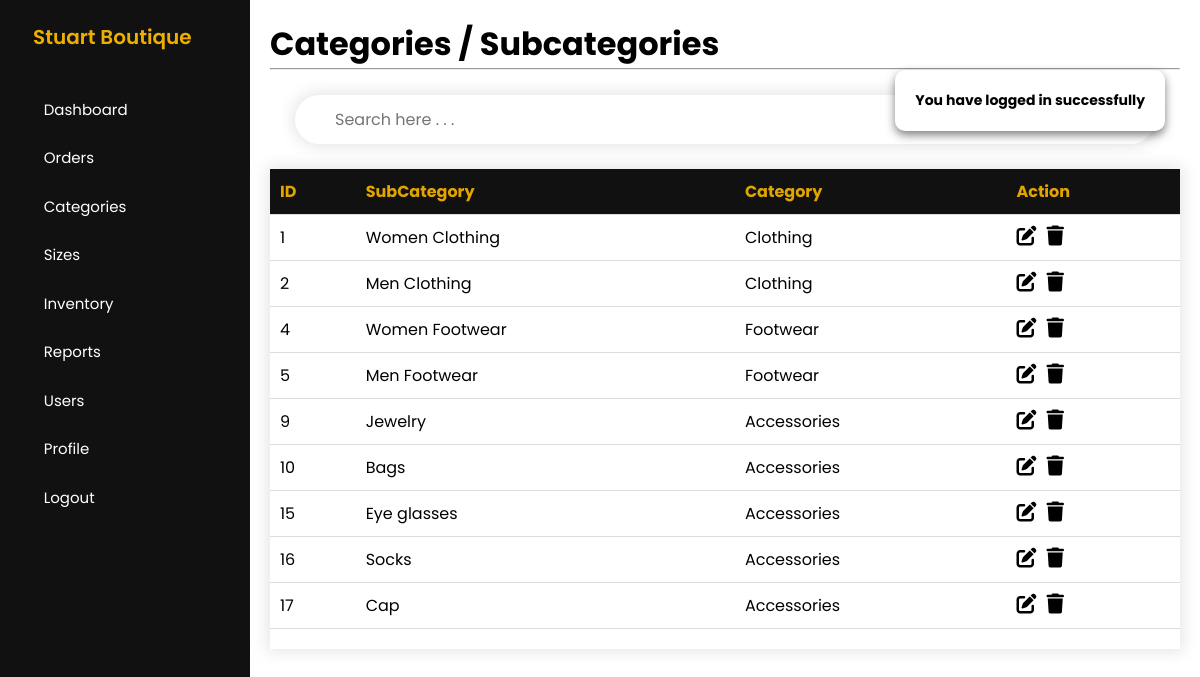
Screenshot of /admin/view-categories.php (signed in) with the database file from the repository.
### tables this page shows
CREATE TABLE `subcategories` (
  `subcategoryID` int(11) NOT NULL,
  `subcategoryName` varchar(255) NOT NULL,
  `categoryID` int(11) NOT NULL
);

CREATE TABLE `categories` (
  `categoryID` int(11) NOT NULL,
  `categoryName` varchar(255) NOT NULL
);

### config/DatabaseConnection.php (called while the page is built, shortened)
<?php
    class DatabaseConnection
    {
        public function __construct()
        {
            $this->conn = new mysqli(HOSTNAME,USERNAME,PASSWORD,DATABASE);
        }
    }
?>

### admin/controllers/SubcategoriesController.php (called while the page is built, shortened)
<?php
    class SubcategoriesController
    {
        private $conn;
        public function __construct()
        {
            $db = new DatabaseConnection;
            $this->conn = $db->conn;
        }
        public function rows($row)
        {
            return $data = [
                'id' => $row['subcategoryID'],
                'name' => $row['subcategoryName'],
                'categoryID' => $row['categoryID'],
                'categoryName' => $row['categoryName']
            ];
        }
        public function get()
        {
            $getDataQuery = "
                SELECT subcategories.*, categories.categoryName
                FROM subcategories
                INNER JOIN categories
                ON subcategories.categoryID = categories.categoryID
            ";
            $result = $this->conn->query($getDataQuery);
            if($result->num_rows > 0){
                return $result;
            }else{
                return false;
            }
        }
    }
?>

### admin/view-categories.php (the view, shortened to what this page needs)
<?php
    include_once 'controllers/SubcategoriesController.php';
    $subcategories = new SubcategoriesController;
    include 'includes/header.php';
    include 'includes/sidebar.php';
?>
<main>
    <h1>Categories / Subcategories</h1>
    <hr>
    <div class="search-container">
        <input type="text" id="myInput" onkeyup="filterTable()" placeholder="Search here . . ." title="Type in a name">
    </div>
        <div class="table-container">
            <div class="scroll-table">
                <table class="child-table" id="inventoryTable">
                    <thead>
                        <tr>
                            <th>ID</th>
                            <th>SubCategory</th>
                            <th>Category</th>
                            <th>Action</th>
                        </tr>
                    </thead>
                    <tbody>
                        <?php
                            $resultGet = $subcategories->get();
                            if(!$resultGet){
                                showMessage('No Subcategories Record Found');
                            }else{
                                foreach($resultGet as $subcategoriesRows) :
                                    $data = $subcategories->rows($subcategoriesRows);
                        ?>
                        <tr>
                            <td>
                                <?= $data['id'] ?>
                            </td>
                            <td>
                                <?= $data['name'] ?>
                            </td>
                            <td>
                                <?= $data['categoryName'] ?>
                            </td>
                            <td>
                                <div class="a-cont">
                                    <a href="edit-subcategories.php?updateID=<?= $data['id'] ?>">
                                        <i class="fa-solid fa-pen-to-square"></i>
                                    </a>
                                    <form action="codes/subcategories-code.php" method="post" class="form">
                                        <button type="submit" name="delete-button" value="<?= $data['id'] ?>" class="delete-button">
                                            <i class="fa-solid fa-trash"></i>
                                        </button>
                                    </form>
                                </div>
                            </td>
                        </tr>
                        <?php
                                endforeach;
                            }
                        ?>
                    </tbody>
                </table>
            </div>
        </div>
</main>
<?php include 'includes/footer.php'; ?>

### admin/css/sidebar4.css (style rules this page uses)
.search-container { padding: 25px 25px; align-items: center; display: flex; flex-direction: row; }
#myInput { width: 100%; font-size: 16px; padding: 12px 20px 12px 40px; border: none; outline: none; box-shadow: 0 0 15px 3px rgba(0, 0, 0, 0.1); border-radius: 25px; }

### admin/css/table8.css (style rules this page uses)
.table-container { flex: 2; }
.scroll-table { height: 480px; overflow-y: auto; background-color: #fff; box-shadow: 0 0 15px 3px rgba(0, 0, 0, 0.1); }
.child-table { border-collapse: collapse; width: 100%; background-color: #fff; }
.child-table th { position: sticky; top: 0; }
.child-table th, .child-table td { border-bottom: 1px solid #ddd; padding: 10px; text-align: left; }
.child-table th { background-color: #111; color: #E2A500; box-shadow: 0 0 15px 3px rgba(0, 0, 0, 0.1); }
.child-table .a-cont { display: flex; gap: 10px; }
.child-table a { text-decoration: none; color: #000; }
.child-table a i { font-size: 20px; }
.child-table .delete-button { background-color: transparent; border: none; cursor: pointer; width: 0%; }
.child-table .delete-button i { font-size: 20px; }

### rows the page displays
subcategories: id "1", subcategoryName "Women Clothing", categoryID.categoryName "Clothing"
subcategories: subcategoryID "2", subcategoryName "Men Clothing", categoryID.categoryName "Clothing"
subcategories: subcategoryID "4", subcategoryName "Women Footwear", categoryID.categoryName "Footwear"
subcategories: subcategoryID "5", subcategoryName "Men Footwear", categoryID.categoryName "Footwear"
subcategories: subcategoryID "9", subcategoryName "Jewelry", categoryID.categoryName "Accessories"
subcategories: subcategoryID "10", subcategoryName "Bags", categoryID.categoryName "Accessories"
subcategories: subcategoryID "15", subcategoryName "Eye glasses", categoryID.categoryName "Accessories"
subcategories: subcategoryID "16", subcategoryName "Socks", categoryID.categoryName "Accessories"
subcategories: subcategoryID "17", subcategoryName "Cap", categoryID.categoryName "Accessories"
